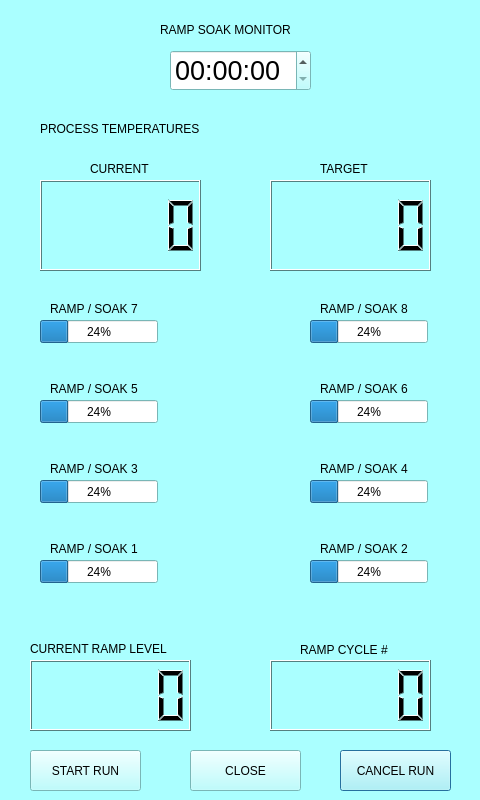
<?xml version="1.0" encoding="UTF-8"?>
<ui version="4.0">
 <class>rampIndicator</class>
 <widget class="QDialog" name="rampIndicator">
  <property name="geometry">
   <rect>
    <x>0</x>
    <y>0</y>
    <width>480</width>
    <height>800</height>
   </rect>
  </property>
  <property name="palette">
   <palette>
    <active>
     <colorrole role="WindowText">
      <brush brushstyle="SolidPattern">
       <color alpha="255">
        <red>0</red>
        <green>0</green>
        <blue>0</blue>
       </color>
      </brush>
     </colorrole>
     <colorrole role="Button">
      <brush brushstyle="SolidPattern">
       <color alpha="255">
        <red>170</red>
        <green>255</green>
        <blue>255</blue>
       </color>
      </brush>
     </colorrole>
     <colorrole role="Light">
      <brush brushstyle="SolidPattern">
       <color alpha="255">
        <red>255</red>
        <green>255</green>
        <blue>255</blue>
       </color>
      </brush>
     </colorrole>
     <colorrole role="Midlight">
      <brush brushstyle="SolidPattern">
       <color alpha="255">
        <red>212</red>
        <green>255</green>
        <blue>255</blue>
       </color>
      </brush>
     </colorrole>
     <colorrole role="Dark">
      <brush brushstyle="SolidPattern">
       <color alpha="255">
        <red>85</red>
        <green>127</green>
        <blue>127</blue>
       </color>
      </brush>
     </colorrole>
     <colorrole role="Mid">
      <brush brushstyle="SolidPattern">
       <color alpha="255">
        <red>113</red>
        <green>170</green>
        <blue>170</blue>
       </color>
      </brush>
     </colorrole>
     <colorrole role="Text">
      <brush brushstyle="SolidPattern">
       <color alpha="255">
        <red>0</red>
        <green>0</green>
        <blue>0</blue>
       </color>
      </brush>
     </colorrole>
     <colorrole role="BrightText">
      <brush brushstyle="SolidPattern">
       <color alpha="255">
        <red>255</red>
        <green>255</green>
        <blue>255</blue>
       </color>
      </brush>
     </colorrole>
     <colorrole role="ButtonText">
      <brush brushstyle="SolidPattern">
       <color alpha="255">
        <red>0</red>
        <green>0</green>
        <blue>0</blue>
       </color>
      </brush>
     </colorrole>
     <colorrole role="Base">
      <brush brushstyle="SolidPattern">
       <color alpha="255">
        <red>255</red>
        <green>255</green>
        <blue>255</blue>
       </color>
      </brush>
     </colorrole>
     <colorrole role="Window">
      <brush brushstyle="SolidPattern">
       <color alpha="255">
        <red>170</red>
        <green>255</green>
        <blue>255</blue>
       </color>
      </brush>
     </colorrole>
     <colorrole role="Shadow">
      <brush brushstyle="SolidPattern">
       <color alpha="255">
        <red>0</red>
        <green>0</green>
        <blue>0</blue>
       </color>
      </brush>
     </colorrole>
     <colorrole role="AlternateBase">
      <brush brushstyle="SolidPattern">
       <color alpha="255">
        <red>212</red>
        <green>255</green>
        <blue>255</blue>
       </color>
      </brush>
     </colorrole>
     <colorrole role="ToolTipBase">
      <brush brushstyle="SolidPattern">
       <color alpha="255">
        <red>255</red>
        <green>255</green>
        <blue>220</blue>
       </color>
      </brush>
     </colorrole>
     <colorrole role="ToolTipText">
      <brush brushstyle="SolidPattern">
       <color alpha="255">
        <red>0</red>
        <green>0</green>
        <blue>0</blue>
       </color>
      </brush>
     </colorrole>
    </active>
    <inactive>
     <colorrole role="WindowText">
      <brush brushstyle="SolidPattern">
       <color alpha="255">
        <red>0</red>
        <green>0</green>
        <blue>0</blue>
       </color>
      </brush>
     </colorrole>
     <colorrole role="Button">
      <brush brushstyle="SolidPattern">
       <color alpha="255">
        <red>170</red>
        <green>255</green>
        <blue>255</blue>
       </color>
      </brush>
     </colorrole>
     <colorrole role="Light">
      <brush brushstyle="SolidPattern">
       <color alpha="255">
        <red>255</red>
        <green>255</green>
        <blue>255</blue>
       </color>
      </brush>
     </colorrole>
     <colorrole role="Midlight">
      <brush brushstyle="SolidPattern">
       <color alpha="255">
        <red>212</red>
        <green>255</green>
        <blue>255</blue>
       </color>
      </brush>
     </colorrole>
     <colorrole role="Dark">
      <brush brushstyle="SolidPattern">
       <color alpha="255">
        <red>85</red>
        <green>127</green>
        <blue>127</blue>
       </color>
      </brush>
     </colorrole>
     <colorrole role="Mid">
      <brush brushstyle="SolidPattern">
       <color alpha="255">
        <red>113</red>
        <green>170</green>
        <blue>170</blue>
       </color>
      </brush>
     </colorrole>
     <colorrole role="Text">
      <brush brushstyle="SolidPattern">
       <color alpha="255">
        <red>0</red>
        <green>0</green>
        <blue>0</blue>
       </color>
      </brush>
     </colorrole>
     <colorrole role="BrightText">
      <brush brushstyle="SolidPattern">
       <color alpha="255">
        <red>255</red>
        <green>255</green>
        <blue>255</blue>
       </color>
      </brush>
     </colorrole>
     <colorrole role="ButtonText">
      <brush brushstyle="SolidPattern">
       <color alpha="255">
        <red>0</red>
        <green>0</green>
        <blue>0</blue>
       </color>
      </brush>
     </colorrole>
     <colorrole role="Base">
      <brush brushstyle="SolidPattern">
       <color alpha="255">
        <red>255</red>
        <green>255</green>
        <blue>255</blue>
       </color>
      </brush>
     </colorrole>
     <colorrole role="Window">
      <brush brushstyle="SolidPattern">
       <color alpha="255">
        <red>170</red>
        <green>255</green>
        <blue>255</blue>
       </color>
      </brush>
     </colorrole>
     <colorrole role="Shadow">
      <brush brushstyle="SolidPattern">
       <color alpha="255">
        <red>0</red>
        <green>0</green>
        <blue>0</blue>
       </color>
      </brush>
     </colorrole>
     <colorrole role="AlternateBase">
      <brush brushstyle="SolidPattern">
       <color alpha="255">
        <red>212</red>
        <green>255</green>
        <blue>255</blue>
       </color>
      </brush>
     </colorrole>
     <colorrole role="ToolTipBase">
      <brush brushstyle="SolidPattern">
       <color alpha="255">
        <red>255</red>
        <green>255</green>
        <blue>220</blue>
       </color>
      </brush>
     </colorrole>
     <colorrole role="ToolTipText">
      <brush brushstyle="SolidPattern">
       <color alpha="255">
        <red>0</red>
        <green>0</green>
        <blue>0</blue>
       </color>
      </brush>
     </colorrole>
    </inactive>
    <disabled>
     <colorrole role="WindowText">
      <brush brushstyle="SolidPattern">
       <color alpha="255">
        <red>85</red>
        <green>127</green>
        <blue>127</blue>
       </color>
      </brush>
     </colorrole>
     <colorrole role="Button">
      <brush brushstyle="SolidPattern">
       <color alpha="255">
        <red>170</red>
        <green>255</green>
        <blue>255</blue>
       </color>
      </brush>
     </colorrole>
     <colorrole role="Light">
      <brush brushstyle="SolidPattern">
       <color alpha="255">
        <red>255</red>
        <green>255</green>
        <blue>255</blue>
       </color>
      </brush>
     </colorrole>
     <colorrole role="Midlight">
      <brush brushstyle="SolidPattern">
       <color alpha="255">
        <red>212</red>
        <green>255</green>
        <blue>255</blue>
       </color>
      </brush>
     </colorrole>
     <colorrole role="Dark">
      <brush brushstyle="SolidPattern">
       <color alpha="255">
        <red>85</red>
        <green>127</green>
        <blue>127</blue>
       </color>
      </brush>
     </colorrole>
     <colorrole role="Mid">
      <brush brushstyle="SolidPattern">
       <color alpha="255">
        <red>113</red>
        <green>170</green>
        <blue>170</blue>
       </color>
      </brush>
     </colorrole>
     <colorrole role="Text">
      <brush brushstyle="SolidPattern">
       <color alpha="255">
        <red>85</red>
        <green>127</green>
        <blue>127</blue>
       </color>
      </brush>
     </colorrole>
     <colorrole role="BrightText">
      <brush brushstyle="SolidPattern">
       <color alpha="255">
        <red>255</red>
        <green>255</green>
        <blue>255</blue>
       </color>
      </brush>
     </colorrole>
     <colorrole role="ButtonText">
      <brush brushstyle="SolidPattern">
       <color alpha="255">
        <red>85</red>
        <green>127</green>
        <blue>127</blue>
       </color>
      </brush>
     </colorrole>
     <colorrole role="Base">
      <brush brushstyle="SolidPattern">
       <color alpha="255">
        <red>170</red>
        <green>255</green>
        <blue>255</blue>
       </color>
      </brush>
     </colorrole>
     <colorrole role="Window">
      <brush brushstyle="SolidPattern">
       <color alpha="255">
        <red>170</red>
        <green>255</green>
        <blue>255</blue>
       </color>
      </brush>
     </colorrole>
     <colorrole role="Shadow">
      <brush brushstyle="SolidPattern">
       <color alpha="255">
        <red>0</red>
        <green>0</green>
        <blue>0</blue>
       </color>
      </brush>
     </colorrole>
     <colorrole role="AlternateBase">
      <brush brushstyle="SolidPattern">
       <color alpha="255">
        <red>170</red>
        <green>255</green>
        <blue>255</blue>
       </color>
      </brush>
     </colorrole>
     <colorrole role="ToolTipBase">
      <brush brushstyle="SolidPattern">
       <color alpha="255">
        <red>255</red>
        <green>255</green>
        <blue>220</blue>
       </color>
      </brush>
     </colorrole>
     <colorrole role="ToolTipText">
      <brush brushstyle="SolidPattern">
       <color alpha="255">
        <red>0</red>
        <green>0</green>
        <blue>0</blue>
       </color>
      </brush>
     </colorrole>
    </disabled>
   </palette>
  </property>
  <property name="windowTitle">
   <string>Dialog</string>
  </property>
  <widget class="QLCDNumber" name="lcdNumber_actualrsm">
   <property name="geometry">
    <rect>
     <x>270</x>
     <y>180</y>
     <width>161</width>
     <height>91</height>
    </rect>
   </property>
   <property name="font">
    <font>
     <pointsize>24</pointsize>
    </font>
   </property>
  </widget>
  <widget class="QLCDNumber" name="lcdNumber_currentrsm">
   <property name="geometry">
    <rect>
     <x>40</x>
     <y>180</y>
     <width>161</width>
     <height>91</height>
    </rect>
   </property>
   <property name="font">
    <font>
     <pointsize>24</pointsize>
    </font>
   </property>
  </widget>
  <widget class="QTimeEdit" name="timeEdit">
   <property name="geometry">
    <rect>
     <x>170</x>
     <y>50</y>
     <width>141</width>
     <height>41</height>
    </rect>
   </property>
   <property name="font">
    <font>
     <pointsize>20</pointsize>
    </font>
   </property>
  </widget>
  <widget class="QLabel" name="label">
   <property name="geometry">
    <rect>
     <x>160</x>
     <y>20</y>
     <width>161</width>
     <height>20</height>
    </rect>
   </property>
   <property name="text">
    <string>RAMP SOAK MONITOR</string>
   </property>
  </widget>
  <widget class="QProgressBar" name="progressBar_RS7">
   <property name="geometry">
    <rect>
     <x>40</x>
     <y>320</y>
     <width>118</width>
     <height>23</height>
    </rect>
   </property>
   <property name="value">
    <number>24</number>
   </property>
  </widget>
  <widget class="QLabel" name="label_2">
   <property name="geometry">
    <rect>
     <x>50</x>
     <y>300</y>
     <width>111</width>
     <height>17</height>
    </rect>
   </property>
   <property name="text">
    <string>RAMP / SOAK 7</string>
   </property>
  </widget>
  <widget class="QLabel" name="label_3">
   <property name="geometry">
    <rect>
     <x>90</x>
     <y>160</y>
     <width>66</width>
     <height>17</height>
    </rect>
   </property>
   <property name="text">
    <string>CURRENT</string>
   </property>
  </widget>
  <widget class="QLabel" name="label_4">
   <property name="geometry">
    <rect>
     <x>320</x>
     <y>160</y>
     <width>66</width>
     <height>17</height>
    </rect>
   </property>
   <property name="text">
    <string>TARGET</string>
   </property>
  </widget>
  <widget class="QLabel" name="label_5">
   <property name="geometry">
    <rect>
     <x>50</x>
     <y>380</y>
     <width>111</width>
     <height>17</height>
    </rect>
   </property>
   <property name="text">
    <string>RAMP / SOAK 5</string>
   </property>
  </widget>
  <widget class="QProgressBar" name="progressBar_RS5">
   <property name="geometry">
    <rect>
     <x>40</x>
     <y>400</y>
     <width>118</width>
     <height>23</height>
    </rect>
   </property>
   <property name="value">
    <number>24</number>
   </property>
  </widget>
  <widget class="QLabel" name="label_6">
   <property name="geometry">
    <rect>
     <x>50</x>
     <y>460</y>
     <width>111</width>
     <height>17</height>
    </rect>
   </property>
   <property name="text">
    <string>RAMP / SOAK 3</string>
   </property>
  </widget>
  <widget class="QProgressBar" name="progressBar_RS3">
   <property name="geometry">
    <rect>
     <x>40</x>
     <y>480</y>
     <width>118</width>
     <height>23</height>
    </rect>
   </property>
   <property name="value">
    <number>24</number>
   </property>
  </widget>
  <widget class="QLabel" name="label_7">
   <property name="geometry">
    <rect>
     <x>50</x>
     <y>540</y>
     <width>111</width>
     <height>17</height>
    </rect>
   </property>
   <property name="text">
    <string>RAMP / SOAK 1</string>
   </property>
  </widget>
  <widget class="QProgressBar" name="progressBar_RS1">
   <property name="geometry">
    <rect>
     <x>40</x>
     <y>560</y>
     <width>118</width>
     <height>23</height>
    </rect>
   </property>
   <property name="value">
    <number>24</number>
   </property>
  </widget>
  <widget class="QLabel" name="label_8">
   <property name="geometry">
    <rect>
     <x>320</x>
     <y>300</y>
     <width>111</width>
     <height>17</height>
    </rect>
   </property>
   <property name="text">
    <string>RAMP / SOAK 8</string>
   </property>
  </widget>
  <widget class="QProgressBar" name="progressBar_RS8">
   <property name="geometry">
    <rect>
     <x>310</x>
     <y>320</y>
     <width>118</width>
     <height>23</height>
    </rect>
   </property>
   <property name="value">
    <number>24</number>
   </property>
  </widget>
  <widget class="QLabel" name="label_9">
   <property name="geometry">
    <rect>
     <x>320</x>
     <y>380</y>
     <width>111</width>
     <height>17</height>
    </rect>
   </property>
   <property name="text">
    <string>RAMP / SOAK 6</string>
   </property>
  </widget>
  <widget class="QProgressBar" name="progressBar_RS6">
   <property name="geometry">
    <rect>
     <x>310</x>
     <y>400</y>
     <width>118</width>
     <height>23</height>
    </rect>
   </property>
   <property name="value">
    <number>24</number>
   </property>
  </widget>
  <widget class="QLabel" name="label_10">
   <property name="geometry">
    <rect>
     <x>320</x>
     <y>460</y>
     <width>111</width>
     <height>17</height>
    </rect>
   </property>
   <property name="text">
    <string>RAMP / SOAK 4</string>
   </property>
  </widget>
  <widget class="QProgressBar" name="progressBar_RS4">
   <property name="geometry">
    <rect>
     <x>310</x>
     <y>480</y>
     <width>118</width>
     <height>23</height>
    </rect>
   </property>
   <property name="value">
    <number>24</number>
   </property>
  </widget>
  <widget class="QLabel" name="label_11">
   <property name="geometry">
    <rect>
     <x>320</x>
     <y>540</y>
     <width>111</width>
     <height>17</height>
    </rect>
   </property>
   <property name="text">
    <string>RAMP / SOAK 2</string>
   </property>
  </widget>
  <widget class="QProgressBar" name="progressBar_RS2">
   <property name="geometry">
    <rect>
     <x>310</x>
     <y>560</y>
     <width>118</width>
     <height>23</height>
    </rect>
   </property>
   <property name="value">
    <number>24</number>
   </property>
  </widget>
  <widget class="QLabel" name="label_12">
   <property name="geometry">
    <rect>
     <x>40</x>
     <y>120</y>
     <width>181</width>
     <height>17</height>
    </rect>
   </property>
   <property name="text">
    <string>PROCESS TEMPERATURES</string>
   </property>
  </widget>
  <widget class="QLabel" name="label_13">
   <property name="geometry">
    <rect>
     <x>30</x>
     <y>640</y>
     <width>161</width>
     <height>17</height>
    </rect>
   </property>
   <property name="text">
    <string>CURRENT RAMP LEVEL</string>
   </property>
  </widget>
  <widget class="QLCDNumber" name="lcdNumber_ramplevelrsm_2">
   <property name="geometry">
    <rect>
     <x>30</x>
     <y>660</y>
     <width>161</width>
     <height>71</height>
    </rect>
   </property>
   <property name="font">
    <font>
     <pointsize>24</pointsize>
    </font>
   </property>
  </widget>
  <widget class="QLabel" name="label_14">
   <property name="geometry">
    <rect>
     <x>300</x>
     <y>640</y>
     <width>111</width>
     <height>20</height>
    </rect>
   </property>
   <property name="text">
    <string>RAMP CYCLE #</string>
   </property>
  </widget>
  <widget class="QLCDNumber" name="lcdNumber_rampcyclersm_3">
   <property name="geometry">
    <rect>
     <x>270</x>
     <y>660</y>
     <width>161</width>
     <height>71</height>
    </rect>
   </property>
   <property name="font">
    <font>
     <pointsize>24</pointsize>
    </font>
   </property>
  </widget>
  <widget class="QPushButton" name="cancelrunButton">
   <property name="geometry">
    <rect>
     <x>340</x>
     <y>750</y>
     <width>111</width>
     <height>41</height>
    </rect>
   </property>
   <property name="minimumSize">
    <size>
     <width>111</width>
     <height>41</height>
    </size>
   </property>
   <property name="maximumSize">
    <size>
     <width>111</width>
     <height>41</height>
    </size>
   </property>
   <property name="text">
    <string>CANCEL RUN</string>
   </property>
  </widget>
  <widget class="QPushButton" name="startrunButton">
   <property name="geometry">
    <rect>
     <x>30</x>
     <y>750</y>
     <width>111</width>
     <height>41</height>
    </rect>
   </property>
   <property name="minimumSize">
    <size>
     <width>111</width>
     <height>41</height>
    </size>
   </property>
   <property name="maximumSize">
    <size>
     <width>111</width>
     <height>41</height>
    </size>
   </property>
   <property name="text">
    <string>START RUN</string>
   </property>
  </widget>
  <widget class="QPushButton" name="closeButton">
   <property name="geometry">
    <rect>
     <x>190</x>
     <y>750</y>
     <width>111</width>
     <height>41</height>
    </rect>
   </property>
   <property name="minimumSize">
    <size>
     <width>111</width>
     <height>41</height>
    </size>
   </property>
   <property name="maximumSize">
    <size>
     <width>111</width>
     <height>41</height>
    </size>
   </property>
   <property name="text">
    <string>CLOSE</string>
   </property>
  </widget>
 </widget>
 <resources/>
 <connections/>
</ui>
